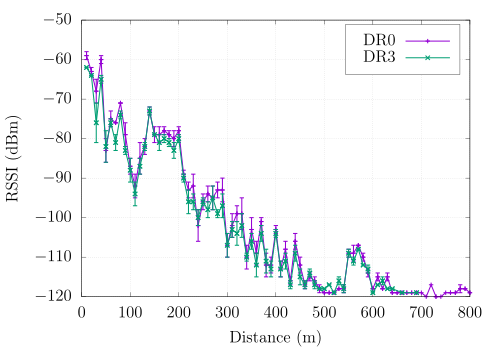

gnuplot code for this plot:
#set terminal pngcairo  transparent enhanced font "arial,10" size 500, 350 
#set terminal postscript eps enhanced color "NimbusSanL-Regu" fontfile "/usr/share/texmf-texlive/fonts/type1/urw/helvetic/uhvr8a.pfb" 22
#set output 'BandWidth2013.eps'

set key box inside right top
set key height 1
set ylabel "RSSI (dBm)"
set xlabel "Distance (m)"
set datafile separator ';'
#set datafile missing '-'
set grid xtics ytics
#set format y "%1.2f";
#set xtics border in scale 0,0 nomirror rotate by -0 offset 0.0,0.0
#set ytics border in scale 0,0 nomirror rotate by -0 offset 0.0,0.0
#set yrange [ 0.9:1.2 ] # reverse
plot 'datos.csv' using 1:2 with linespoints title "\\ DR0" ls 1 lw 3, \
'' using 1:2:4 with yerrorbars notitle ls 1 lw 3, \
'' using 1:5 with linespoints title " DR3" ls 2 lw 3, \
'' using 1:5:7 with yerrorbars notitle ls 2 lw 3

#, \
#'' using 5:xtic(1) with lines title "\\textsc{w/o rts/cts}" ls 1 lw 3, \
#'' index 1 using 5:xtic(1) with lines title "\\textsc{rts/cts}" ls 2 lw 3
